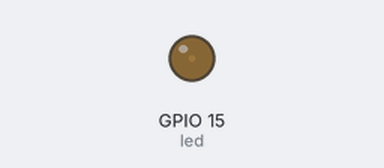
Bench run of a program on a simulated ESP32 board running MicroPython. Parts: output pins drawn as LEDs (lit = HIGH).

Above: at 0.05 s.
At 0.5 s:
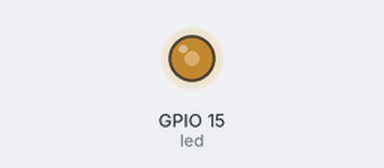
At 0.95 s:
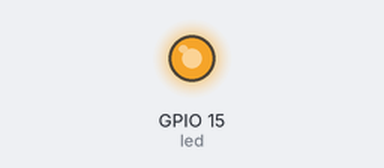
At 1.8 s:
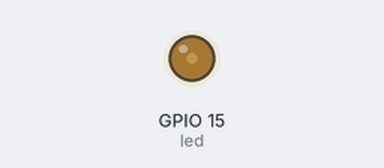
Timing chart, 0 to 4.8 s (numbered marks = the images above):
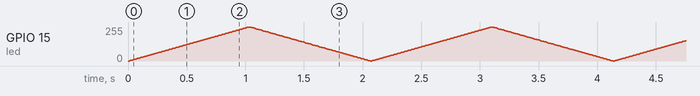

The program:

pwm.py
```python
from machine import Pin, PWM
from time import sleep

# Configuration de la broche 15 en mode PWM
led = PWM(Pin(15), freq=1000)

"""while True:
    led.duty(0)# 0%
    sleep(1)
    led.duty(255)# 25%
    sleep(1)
    led.duty(510)# 50%
    sleep(1)
    led.duty(765)# 75%
    sleep(1)
    led.duty(1023)# 100%
    sleep(1)
"""
# Fonction pour faire varier la luminosité de la LED
def vary_brightness(pwm):
    duty = 0
    direction = 1
    while True:
        pwm.duty(duty)
        duty += direction * 10
        if duty >= 1023:
            duty = 1023
            direction = -1
        elif duty <= 0:
            duty = 0
            direction = 1
        sleep(0.01)

# Appel de la fonction pour faire varier la luminosité
vary_brightness(led)
```
